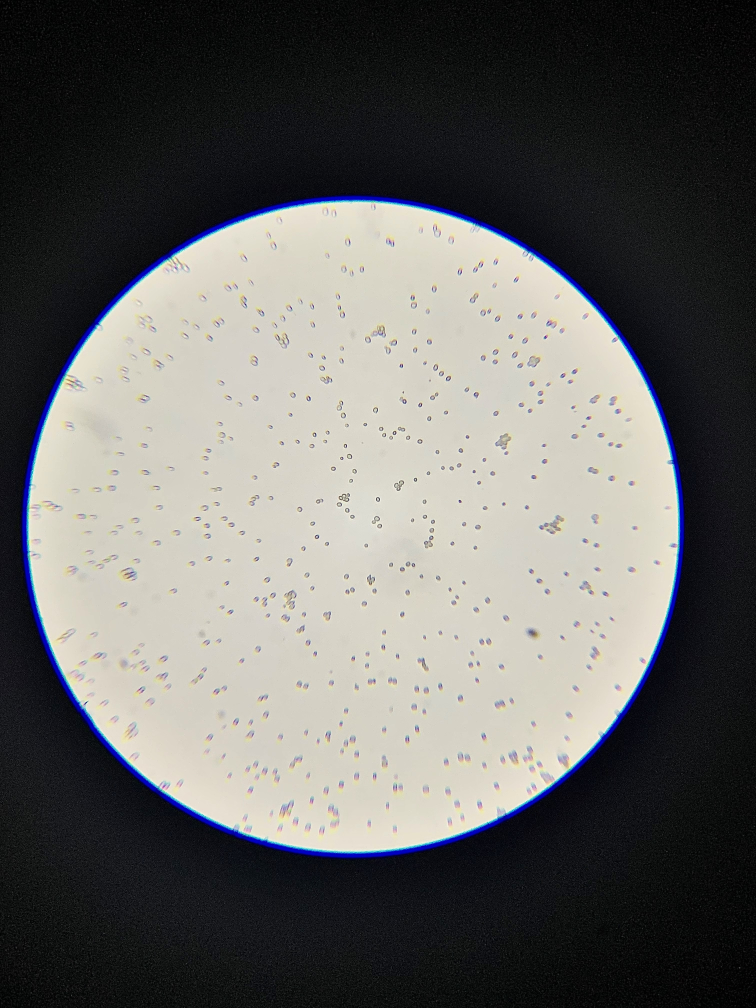
#> input picture IMG_3173.jpg, 3024 x 4032 px, given in place of IMG_3173_preproc.jpg, which was not available (shown at 1/4 size)
$ python preprocess.py   (older library calls are emulated)
#> lines starting #> are read from the running program, lines starting #| are printed output that depends on the picture; pictures that were not available may be replaced by others from this repository, and a replacement may not be noted
# template() as defined uses template.jpg (hardcoded) to template match with
# a jpg file (preprocessed, file path hardcoded) and shows the bounding boxes

import cv2
import matplotlib.pyplot as plt
import numpy as np

def distance(x1, x2):
	"""
	returns euclidian distance between two tuples

	:param      x1:   The x 1
	:type       x1:   (x,y) tuple
	:param      x2:   The x 2
	:type       x2:   (x,y) tuple

	:returns:   euclidean distance
	:rtype:     float
	"""
	return np.sqrt((x1[0] - x2[0])**2 + (x1[1] - x2[1])**2)


def bin_coords(position):
	"""
	bins the position output provided by cv2.matchTemplate

	:param      position: [x_coords, y_coords] where each are arrays
	:type       position: array

	:returns: 	list of (x,y) coordinates which are assumed to be representative
	"""

	binned = []
	bin_radius = 10


	# naive binning, assumes input is alr sorted

	for coord in zip(*position[::-1]):
		new_bin = False

		if len(binned) == 0:
			binned.append(coord)
			continue

		if all([distance(existing_coord, coord) > bin_radius for existing_coord in binned]):
			binned.append(coord)

	return binned


def preprocess(image_path, radius = 750, threshold = 55):
	"""
	performs pre-defined pre-processing steps for microscope photos taken on june 3 by yingyue

	crops and does some filtering. returns a np.array which is the new image

	:param      image_path:  The image file path
	:type       image_path:  a string with the relative / absolute imagepath
	:param      radius: draws a square of 2r * 2r around the centre of the image to crop, default of 750
	:param      threshold: rgb threshold value for low pass filter (since cells are front lit, cell membranes are dark)
	"""

	img = cv2.imread(image_path, 0) #greyscale
	_height, _width = img.shape

	img_c = img[_height//2-radius:_height//2+radius, _width//2 - radius: _width//2 + radius]

	img_c = cv2.medianBlur(img_c, 3)

	img_c = ~img_c # invert

	img_c[img_c < 55] = 0 # removes all the bright stuff in the original image

	#img_c = cv2.normalize(img_c, None, 0, 1, norm_type = cv2.NORM_MINMAX, dtype = cv2.CV_32F)

	return img_c


def template(input_file, template_file):
	"""
	runs template matching

	input_file: file path to input_file, which was manually cropped and preprocessing (testing)
	template_file: file path to template file, has been manually cropped and preprocessed
	"""
#> called with input_file = 'IMG_3173_preproc.jpg', template_file = 'template.jpg'

	img = cv2.imread(input_file, 0)
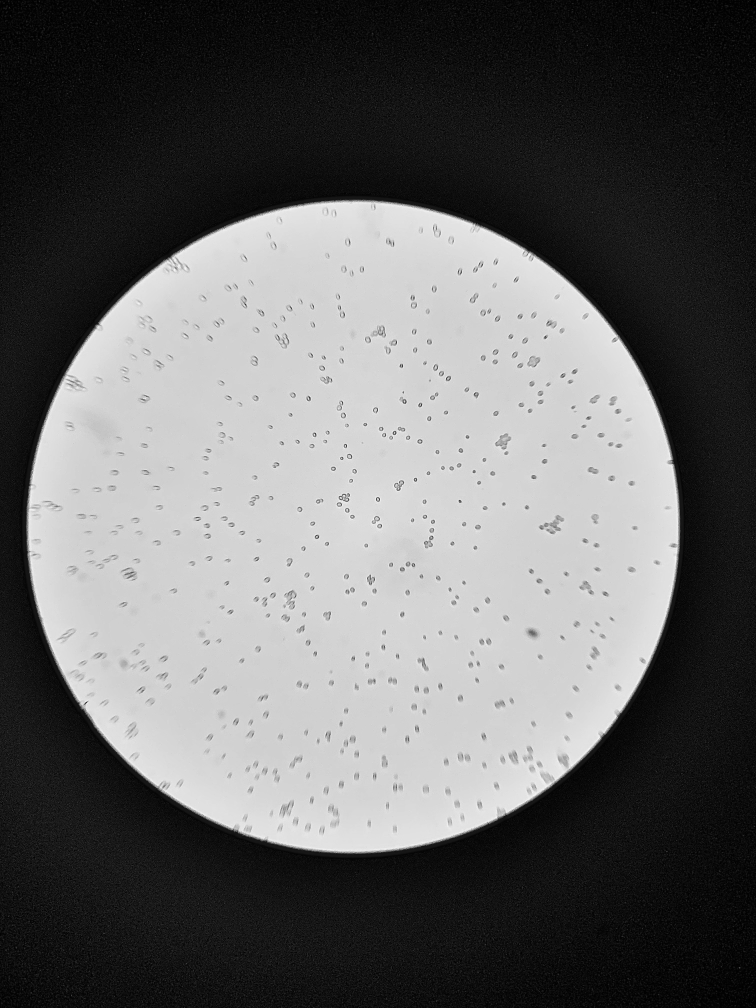
#> img: shape (4032, 3024) (shown at 1/4 size); min 0, max 255, mean 101.5


	# normalise function--> but not strictly needed + and will have to mess with np types
	#img = img.astype('float64') * 255/np.max(img)

	template = cv2.imread(template_file, 0)
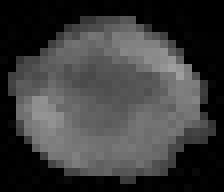
#> input picture template.jpg, 28 x 24 px (shown 8 times larger)
#> template is the input picture: shape (24, 28); min 0, max 159, mean 59.6

	width, height = template.shape[::-1]
#> width = 28; height = 24

	match = cv2.matchTemplate(img, template, cv2.TM_CCOEFF_NORMED)
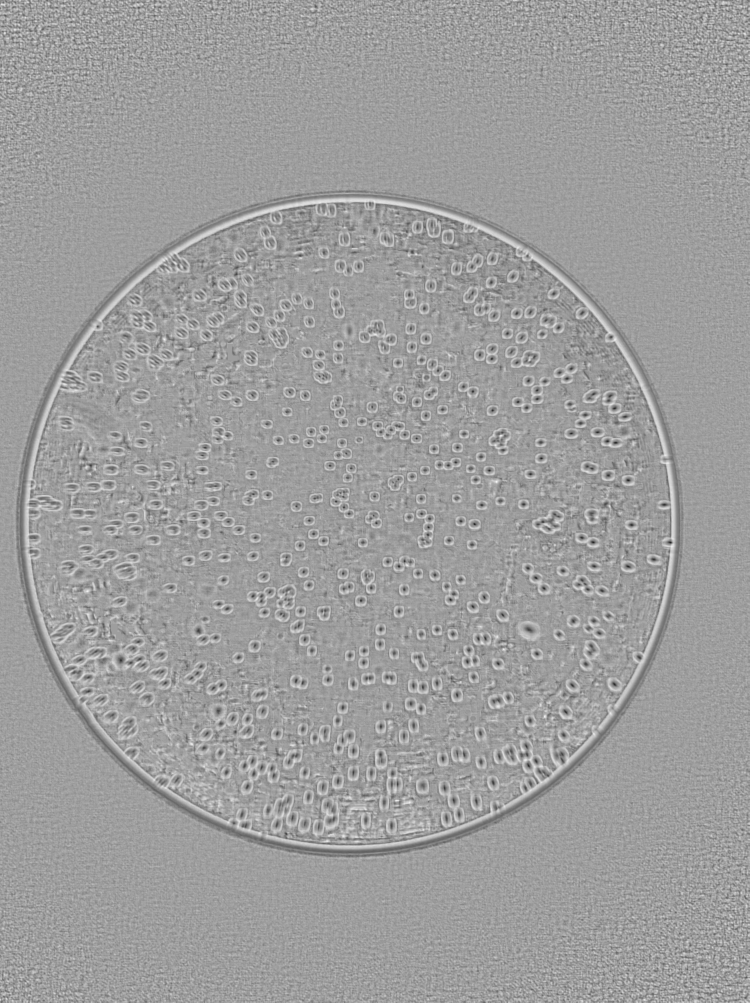
#> match: shape (4009, 2997) float32 (shown at 1/4 size); min -0.941, max 0.576, mean -0.000417; drawn with min black and max white

	threshold = 0.5 # just lower if needed lol

	position = np.where(match >= threshold)
#> position = 60 positions, rows 17 to 3211, columns 7 to 2460


	binned = bin_coords(position)
#> the loop in bin_coords, `for coord in zip(*position[::-1]):` made 60 passes
#> coord on passes 1 to 12: (7, 17), (656, 1356), (657, 1356), (656, 1357), (657, 1357), (658, 1357), (656, 1358), (657, 1358), (658, 1358), (2460, 1358), (2459, 1359), (2460, 1359)
#> after the loop in bin_coords, `for coord in zip(*position[::-1]):`: binned = [(7, 17), (656, 1356), (2460, 1358), (2002, 1742), (1984, 1925), (349, 2364), (1125, 2387), (2014, 2597), (542, 2656), (2178, 2865), (1584, 3200), (1637, 3209)]

	print("Cells detected: ", len(binned))
#| Cells detected:  12

	for point in binned:
		cv2.rectangle(img, point, (point[0] + width, point[1] + height), 255, 2)
#> this loop made 12 passes

	cv2.imshow('Matched boxes', img)
	cv2.waitKey(0)

def preprocess_in_folder(source_folder):
	pass


if __name__ == "__main__":
	template('IMG_3173_preproc.jpg', 'template.jpg')
	#test()


"""
sliding window experiment which was ditched in favour of template matching

def count():

	img = cv2.imread('cells_4_noise_0.jpg', 0)

	img = img.astype('float64') * 255/np.max(img)


	heatmap = np.zeros((img.shape[0], img.shape[1]))

	print(img.shape)

	win_size = 30 # 30x30 square
	step_size = 15

	data = []

	for c, i in enumerate(range(0, img.shape[0] - win_size + 1, step_size)):
		for d, j in enumerate(range(0, img.shape[1] - win_size + 1, step_size)):
			data.append(np.sum(img[i:i+win_size, j:j+win_size]))

	data = np.array(data)
	data = data/(win_size**2)

	plt.hist(data)
	plt.show()

	data = data.reshape((c + 1,d + 1))

	plt.imshow(data)
	plt.show()

template()"""

	# define a 30x30 sliding window,
